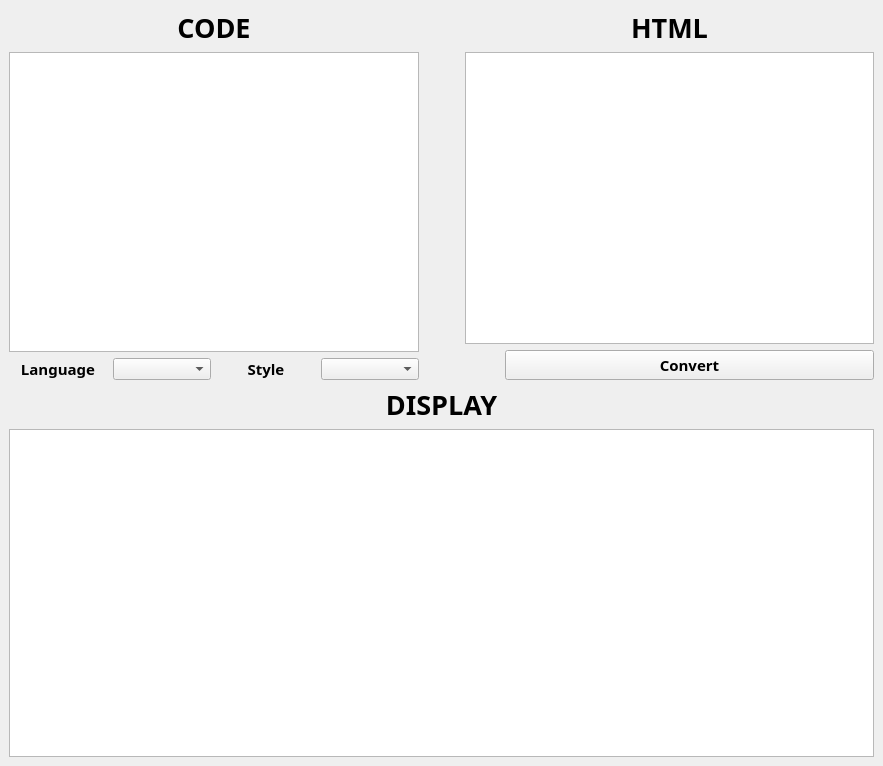
<?xml version="1.0" encoding="UTF-8"?>
<ui version="4.0">
 <class>MainWindow</class>
 <widget class="QMainWindow" name="MainWindow">
  <property name="geometry">
   <rect>
    <x>0</x>
    <y>0</y>
    <width>883</width>
    <height>766</height>
   </rect>
  </property>
  <property name="windowTitle">
   <string>MainWindow</string>
  </property>
  <widget class="QWidget" name="centralwidget">
   <property name="styleSheet">
    <string notr="true"/>
   </property>
   <layout class="QVBoxLayout" name="verticalLayout_7">
    <item>
     <layout class="QHBoxLayout" name="horizontalLayout_3">
      <item>
       <layout class="QVBoxLayout" name="verticalLayout_5">
        <item>
         <layout class="QVBoxLayout" name="verticalLayout_2">
          <item>
           <widget class="QLabel" name="label">
            <property name="font">
             <font>
              <family>Waree</family>
              <pointsize>20</pointsize>
              <weight>75</weight>
              <bold>true</bold>
             </font>
            </property>
            <property name="text">
             <string>CODE</string>
            </property>
            <property name="alignment">
             <set>Qt::AlignCenter</set>
            </property>
           </widget>
          </item>
          <item>
           <widget class="QPlainTextEdit" name="plainTextEdit"/>
          </item>
         </layout>
        </item>
        <item>
         <layout class="QHBoxLayout" name="horizontalLayout_2">
          <item>
           <widget class="QLabel" name="label_4">
            <property name="font">
             <font>
              <family>Waree</family>
              <pointsize>11</pointsize>
              <weight>75</weight>
              <bold>true</bold>
             </font>
            </property>
            <property name="text">
             <string>Language</string>
            </property>
            <property name="alignment">
             <set>Qt::AlignCenter</set>
            </property>
           </widget>
          </item>
          <item>
           <widget class="QComboBox" name="comboBox"/>
          </item>
          <item>
           <widget class="QLabel" name="label_5">
            <property name="font">
             <font>
              <family>Waree</family>
              <pointsize>11</pointsize>
              <weight>75</weight>
              <bold>true</bold>
             </font>
            </property>
            <property name="text">
             <string>Style</string>
            </property>
            <property name="alignment">
             <set>Qt::AlignCenter</set>
            </property>
           </widget>
          </item>
          <item>
           <widget class="QComboBox" name="comboBox_2"/>
          </item>
         </layout>
        </item>
       </layout>
      </item>
      <item>
       <layout class="QVBoxLayout" name="verticalLayout_4">
        <item>
         <spacer name="horizontalSpacer">
          <property name="orientation">
           <enum>Qt::Horizontal</enum>
          </property>
          <property name="sizeType">
           <enum>QSizePolicy::Maximum</enum>
          </property>
          <property name="sizeHint" stdset="0">
           <size>
            <width>40</width>
            <height>20</height>
           </size>
          </property>
         </spacer>
        </item>
        <item>
         <spacer name="horizontalSpacer_3">
          <property name="orientation">
           <enum>Qt::Horizontal</enum>
          </property>
          <property name="sizeType">
           <enum>QSizePolicy::Maximum</enum>
          </property>
          <property name="sizeHint" stdset="0">
           <size>
            <width>40</width>
            <height>20</height>
           </size>
          </property>
         </spacer>
        </item>
       </layout>
      </item>
      <item>
       <layout class="QVBoxLayout" name="verticalLayout_6">
        <item>
         <layout class="QVBoxLayout" name="verticalLayout_3">
          <item>
           <widget class="QLabel" name="label_2">
            <property name="font">
             <font>
              <family>Waree</family>
              <pointsize>20</pointsize>
              <weight>75</weight>
              <bold>true</bold>
             </font>
            </property>
            <property name="text">
             <string>HTML</string>
            </property>
            <property name="alignment">
             <set>Qt::AlignCenter</set>
            </property>
           </widget>
          </item>
          <item>
           <widget class="QPlainTextEdit" name="plainTextEdit_2"/>
          </item>
         </layout>
        </item>
        <item>
         <layout class="QHBoxLayout" name="horizontalLayout">
          <item>
           <spacer name="horizontalSpacer_2">
            <property name="orientation">
             <enum>Qt::Horizontal</enum>
            </property>
            <property name="sizeType">
             <enum>QSizePolicy::Preferred</enum>
            </property>
            <property name="sizeHint" stdset="0">
             <size>
              <width>40</width>
              <height>20</height>
             </size>
            </property>
           </spacer>
          </item>
          <item>
           <widget class="QPushButton" name="pushButton">
            <property name="font">
             <font>
              <family>Waree</family>
              <pointsize>11</pointsize>
              <weight>75</weight>
              <bold>true</bold>
             </font>
            </property>
            <property name="text">
             <string>Convert</string>
            </property>
           </widget>
          </item>
         </layout>
        </item>
       </layout>
      </item>
     </layout>
    </item>
    <item>
     <layout class="QVBoxLayout" name="verticalLayout">
      <item>
       <widget class="QLabel" name="label_3">
        <property name="font">
         <font>
          <family>Waree</family>
          <pointsize>20</pointsize>
          <weight>75</weight>
          <bold>true</bold>
         </font>
        </property>
        <property name="text">
         <string>DISPLAY</string>
        </property>
        <property name="alignment">
         <set>Qt::AlignCenter</set>
        </property>
       </widget>
      </item>
      <item>
       <widget class="QTextBrowser" name="textBrowser">
        <property name="html">
         <string>&lt;!DOCTYPE HTML PUBLIC &quot;-//W3C//DTD HTML 4.0//EN&quot; &quot;http://www.w3.org/TR/REC-html40/strict.dtd&quot;&gt;
&lt;html&gt;&lt;head&gt;&lt;meta name=&quot;qrichtext&quot; content=&quot;1&quot; /&gt;&lt;style type=&quot;text/css&quot;&gt;
p, li { white-space: pre-wrap; }
&lt;/style&gt;&lt;/head&gt;&lt;body style=&quot; font-family:'Sans Serif'; font-size:9pt; font-weight:400; font-style:normal;&quot;&gt;
&lt;p style=&quot;-qt-paragraph-type:empty; margin-top:0px; margin-bottom:0px; margin-left:0px; margin-right:0px; -qt-block-indent:0; text-indent:0px;&quot;&gt;&lt;br /&gt;&lt;/p&gt;&lt;/body&gt;&lt;/html&gt;</string>
        </property>
       </widget>
      </item>
     </layout>
    </item>
   </layout>
  </widget>
 </widget>
 <resources/>
 <connections/>
</ui>
